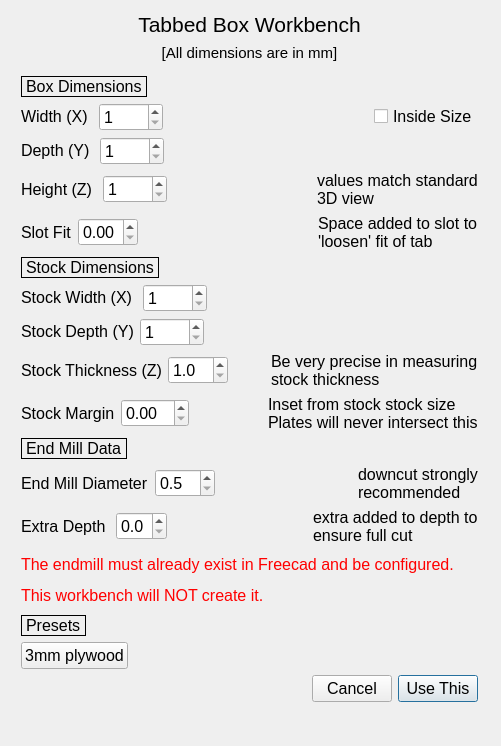
<?xml version="1.0" encoding="UTF-8"?>
<ui version="4.0">
 <class>Dialog</class>
 <widget class="QDialog" name="Dialog">
  <property name="geometry">
   <rect>
    <x>0</x>
    <y>0</y>
    <width>501</width>
    <height>746</height>
   </rect>
  </property>
  <property name="font">
   <font>
    <family>Arial</family>
    <pointsize>12</pointsize>
   </font>
  </property>
  <property name="windowTitle">
   <string>Box Dimensions</string>
  </property>
  <widget class="QWidget" name="">
   <property name="geometry">
    <rect>
     <x>21</x>
     <y>11</y>
     <width>457</width>
     <height>691</height>
    </rect>
   </property>
   <layout class="QGridLayout" name="gridLayout">
    <item row="0" column="0">
     <layout class="QVBoxLayout" name="verticalLayout_2">
      <item>
       <widget class="QLabel" name="headerlabel">
        <property name="font">
         <font>
          <family>Arial</family>
          <pointsize>16</pointsize>
         </font>
        </property>
        <property name="text">
         <string>Tabbed Box Workbench</string>
        </property>
        <property name="alignment">
         <set>Qt::AlignCenter</set>
        </property>
       </widget>
      </item>
      <item>
       <widget class="QLabel" name="mmnote">
        <property name="font">
         <font>
          <family>Arial</family>
          <pointsize>11</pointsize>
         </font>
        </property>
        <property name="text">
         <string>[All dimensions are in mm]</string>
        </property>
        <property name="alignment">
         <set>Qt::AlignHCenter|Qt::AlignTop</set>
        </property>
       </widget>
      </item>
     </layout>
    </item>
    <item row="1" column="0">
     <layout class="QVBoxLayout" name="verticalLayout">
      <item>
       <widget class="QLabel" name="Box_label">
        <property name="sizePolicy">
         <sizepolicy hsizetype="Fixed" vsizetype="Fixed">
          <horstretch>0</horstretch>
          <verstretch>0</verstretch>
         </sizepolicy>
        </property>
        <property name="frameShape">
         <enum>QFrame::Box</enum>
        </property>
        <property name="text">
         <string>Box Dimensions</string>
        </property>
       </widget>
      </item>
      <item>
       <layout class="QHBoxLayout" name="horizontalLayout_2">
        <item>
         <layout class="QHBoxLayout" name="horizontalLayout">
          <property name="sizeConstraint">
           <enum>QLayout::SetFixedSize</enum>
          </property>
          <item>
           <widget class="QLabel" name="boxW">
            <property name="sizePolicy">
             <sizepolicy hsizetype="Fixed" vsizetype="Fixed">
              <horstretch>0</horstretch>
              <verstretch>0</verstretch>
             </sizepolicy>
            </property>
            <property name="text">
             <string>Width (X) </string>
            </property>
           </widget>
          </item>
          <item>
           <widget class="QSpinBox" name="boxW_val">
            <property name="sizePolicy">
             <sizepolicy hsizetype="Fixed" vsizetype="Fixed">
              <horstretch>0</horstretch>
              <verstretch>0</verstretch>
             </sizepolicy>
            </property>
            <property name="minimum">
             <number>1</number>
            </property>
            <property name="maximum">
             <number>1000</number>
            </property>
           </widget>
          </item>
         </layout>
        </item>
        <item>
         <spacer name="horizontalSpacer">
          <property name="orientation">
           <enum>Qt::Horizontal</enum>
          </property>
          <property name="sizeHint" stdset="0">
           <size>
            <width>40</width>
            <height>20</height>
           </size>
          </property>
         </spacer>
        </item>
        <item>
         <widget class="QCheckBox" name="inside_chk">
          <property name="text">
           <string>Inside Size</string>
          </property>
         </widget>
        </item>
       </layout>
      </item>
      <item>
       <layout class="QHBoxLayout" name="horizontalLayout_3">
        <item>
         <widget class="QLabel" name="boxY">
          <property name="sizePolicy">
           <sizepolicy hsizetype="Fixed" vsizetype="Fixed">
            <horstretch>0</horstretch>
            <verstretch>0</verstretch>
           </sizepolicy>
          </property>
          <property name="text">
           <string>Depth (Y) </string>
          </property>
         </widget>
        </item>
        <item>
         <widget class="QSpinBox" name="boxY_val">
          <property name="sizePolicy">
           <sizepolicy hsizetype="Fixed" vsizetype="Fixed">
            <horstretch>0</horstretch>
            <verstretch>0</verstretch>
           </sizepolicy>
          </property>
          <property name="minimum">
           <number>1</number>
          </property>
          <property name="maximum">
           <number>1000</number>
          </property>
         </widget>
        </item>
        <item>
         <spacer name="horizontalSpacer_2">
          <property name="orientation">
           <enum>Qt::Horizontal</enum>
          </property>
          <property name="sizeHint" stdset="0">
           <size>
            <width>40</width>
            <height>20</height>
           </size>
          </property>
         </spacer>
        </item>
       </layout>
      </item>
      <item>
       <layout class="QHBoxLayout" name="horizontalLayout_4">
        <item>
         <layout class="QHBoxLayout" name="horizontalLayout_6"/>
        </item>
        <item>
         <layout class="QGridLayout" name="gridLayout_2">
          <item row="0" column="2">
           <spacer name="horizontalSpacer_3">
            <property name="orientation">
             <enum>Qt::Horizontal</enum>
            </property>
            <property name="sizeHint" stdset="0">
             <size>
              <width>40</width>
              <height>20</height>
             </size>
            </property>
           </spacer>
          </item>
          <item row="0" column="0">
           <widget class="QLabel" name="boxZ">
            <property name="sizePolicy">
             <sizepolicy hsizetype="Fixed" vsizetype="Fixed">
              <horstretch>0</horstretch>
              <verstretch>0</verstretch>
             </sizepolicy>
            </property>
            <property name="text">
             <string>Height (Z) </string>
            </property>
           </widget>
          </item>
          <item row="0" column="1">
           <widget class="QSpinBox" name="boxZ_val">
            <property name="sizePolicy">
             <sizepolicy hsizetype="Fixed" vsizetype="Fixed">
              <horstretch>0</horstretch>
              <verstretch>0</verstretch>
             </sizepolicy>
            </property>
            <property name="minimum">
             <number>1</number>
            </property>
            <property name="maximum">
             <number>1000</number>
            </property>
           </widget>
          </item>
          <item row="0" column="3">
           <widget class="QLabel" name="coord_note">
            <property name="sizePolicy">
             <sizepolicy hsizetype="Fixed" vsizetype="Fixed">
              <horstretch>0</horstretch>
              <verstretch>0</verstretch>
             </sizepolicy>
            </property>
            <property name="text">
             <string>values match standard
3D view</string>
            </property>
           </widget>
          </item>
         </layout>
        </item>
       </layout>
      </item>
      <item>
       <layout class="QHBoxLayout" name="horizontalLayout_18">
        <item>
         <widget class="QLabel" name="slotFitLbl">
          <property name="text">
           <string>Slot Fit</string>
          </property>
         </widget>
        </item>
        <item>
         <widget class="QDoubleSpinBox" name="slotFit_val">
          <property name="maximum">
           <double>1.000000000000000</double>
          </property>
          <property name="singleStep">
           <double>0.100000000000000</double>
          </property>
         </widget>
        </item>
        <item>
         <spacer name="horizontalSpacer_11">
          <property name="orientation">
           <enum>Qt::Horizontal</enum>
          </property>
          <property name="sizeHint" stdset="0">
           <size>
            <width>40</width>
            <height>20</height>
           </size>
          </property>
         </spacer>
        </item>
        <item>
         <widget class="QLabel" name="slotFit_comment">
          <property name="text">
           <string>Space added to slot to
'loosen' fit of tab</string>
          </property>
         </widget>
        </item>
       </layout>
      </item>
     </layout>
    </item>
    <item row="2" column="0">
     <layout class="QVBoxLayout" name="verticalLayout_4">
      <item>
       <widget class="QLabel" name="Stock_label">
        <property name="sizePolicy">
         <sizepolicy hsizetype="Fixed" vsizetype="Fixed">
          <horstretch>0</horstretch>
          <verstretch>0</verstretch>
         </sizepolicy>
        </property>
        <property name="frameShape">
         <enum>QFrame::Box</enum>
        </property>
        <property name="text">
         <string>Stock Dimensions</string>
        </property>
       </widget>
      </item>
      <item>
       <layout class="QHBoxLayout" name="horizontalLayout_8">
        <item>
         <layout class="QHBoxLayout" name="horizontalLayout_7">
          <item>
           <widget class="QLabel" name="stockX">
            <property name="sizePolicy">
             <sizepolicy hsizetype="Fixed" vsizetype="Fixed">
              <horstretch>0</horstretch>
              <verstretch>0</verstretch>
             </sizepolicy>
            </property>
            <property name="text">
             <string>Stock Width (X) </string>
            </property>
           </widget>
          </item>
          <item>
           <widget class="QSpinBox" name="stockX_val">
            <property name="sizePolicy">
             <sizepolicy hsizetype="Fixed" vsizetype="Fixed">
              <horstretch>0</horstretch>
              <verstretch>0</verstretch>
             </sizepolicy>
            </property>
            <property name="minimum">
             <number>1</number>
            </property>
            <property name="maximum">
             <number>1000</number>
            </property>
           </widget>
          </item>
          <item>
           <spacer name="horizontalSpacer_4">
            <property name="orientation">
             <enum>Qt::Horizontal</enum>
            </property>
            <property name="sizeHint" stdset="0">
             <size>
              <width>40</width>
              <height>20</height>
             </size>
            </property>
           </spacer>
          </item>
         </layout>
        </item>
       </layout>
      </item>
      <item>
       <layout class="QHBoxLayout" name="horizontalLayout_10">
        <item>
         <layout class="QHBoxLayout" name="horizontalLayout_9">
          <item>
           <widget class="QLabel" name="stockY">
            <property name="sizePolicy">
             <sizepolicy hsizetype="Fixed" vsizetype="Fixed">
              <horstretch>0</horstretch>
              <verstretch>0</verstretch>
             </sizepolicy>
            </property>
            <property name="text">
             <string>Stock Depth (Y)</string>
            </property>
           </widget>
          </item>
          <item>
           <widget class="QSpinBox" name="stockY_val">
            <property name="sizePolicy">
             <sizepolicy hsizetype="Fixed" vsizetype="Fixed">
              <horstretch>0</horstretch>
              <verstretch>0</verstretch>
             </sizepolicy>
            </property>
            <property name="minimum">
             <number>1</number>
            </property>
            <property name="maximum">
             <number>1000</number>
            </property>
           </widget>
          </item>
          <item>
           <spacer name="horizontalSpacer_5">
            <property name="orientation">
             <enum>Qt::Horizontal</enum>
            </property>
            <property name="sizeHint" stdset="0">
             <size>
              <width>40</width>
              <height>20</height>
             </size>
            </property>
           </spacer>
          </item>
         </layout>
        </item>
       </layout>
      </item>
      <item>
       <layout class="QHBoxLayout" name="horizontalLayout_12">
        <item>
         <layout class="QHBoxLayout" name="horizontalLayout_11">
          <item>
           <widget class="QLabel" name="stockZ">
            <property name="sizePolicy">
             <sizepolicy hsizetype="Fixed" vsizetype="Fixed">
              <horstretch>0</horstretch>
              <verstretch>0</verstretch>
             </sizepolicy>
            </property>
            <property name="text">
             <string>Stock Thickness (Z)</string>
            </property>
           </widget>
          </item>
          <item>
           <widget class="QDoubleSpinBox" name="stockZ_val">
            <property name="sizePolicy">
             <sizepolicy hsizetype="Fixed" vsizetype="Fixed">
              <horstretch>0</horstretch>
              <verstretch>0</verstretch>
             </sizepolicy>
            </property>
            <property name="decimals">
             <number>1</number>
            </property>
            <property name="minimum">
             <double>1.000000000000000</double>
            </property>
            <property name="maximum">
             <double>50.000000000000000</double>
            </property>
            <property name="singleStep">
             <double>0.100000000000000</double>
            </property>
           </widget>
          </item>
         </layout>
        </item>
        <item>
         <spacer name="horizontalSpacer_6">
          <property name="orientation">
           <enum>Qt::Horizontal</enum>
          </property>
          <property name="sizeHint" stdset="0">
           <size>
            <width>40</width>
            <height>20</height>
           </size>
          </property>
         </spacer>
        </item>
        <item>
         <widget class="QLabel" name="precision_label">
          <property name="sizePolicy">
           <sizepolicy hsizetype="Fixed" vsizetype="Fixed">
            <horstretch>0</horstretch>
            <verstretch>0</verstretch>
           </sizepolicy>
          </property>
          <property name="text">
           <string>Be very precise in measuring
stock thickness</string>
          </property>
         </widget>
        </item>
       </layout>
      </item>
      <item>
       <layout class="QHBoxLayout" name="horizontalLayout_5">
        <item>
         <widget class="QLabel" name="stockMarginLbl">
          <property name="sizePolicy">
           <sizepolicy hsizetype="Fixed" vsizetype="Fixed">
            <horstretch>0</horstretch>
            <verstretch>0</verstretch>
           </sizepolicy>
          </property>
          <property name="text">
           <string>Stock Margin</string>
          </property>
         </widget>
        </item>
        <item>
         <widget class="QDoubleSpinBox" name="stockMargin_val">
          <property name="maximum">
           <double>10.000000000000000</double>
          </property>
         </widget>
        </item>
        <item>
         <spacer name="horizontalSpacer_10">
          <property name="orientation">
           <enum>Qt::Horizontal</enum>
          </property>
          <property name="sizeHint" stdset="0">
           <size>
            <width>40</width>
            <height>20</height>
           </size>
          </property>
         </spacer>
        </item>
        <item>
         <widget class="QLabel" name="stockMargin_comment">
          <property name="text">
           <string>Inset from stock stock size
Plates will never intersect this</string>
          </property>
         </widget>
        </item>
       </layout>
      </item>
     </layout>
    </item>
    <item row="3" column="0">
     <layout class="QVBoxLayout" name="verticalLayout_3">
      <item>
       <widget class="QLabel" name="endMill">
        <property name="sizePolicy">
         <sizepolicy hsizetype="Fixed" vsizetype="Fixed">
          <horstretch>0</horstretch>
          <verstretch>0</verstretch>
         </sizepolicy>
        </property>
        <property name="frameShape">
         <enum>QFrame::Box</enum>
        </property>
        <property name="text">
         <string>End Mill Data</string>
        </property>
       </widget>
      </item>
      <item>
       <layout class="QHBoxLayout" name="horizontalLayout_14">
        <item>
         <layout class="QHBoxLayout" name="horizontalLayout_13">
          <item>
           <widget class="QLabel" name="emDia">
            <property name="sizePolicy">
             <sizepolicy hsizetype="Fixed" vsizetype="Fixed">
              <horstretch>0</horstretch>
              <verstretch>0</verstretch>
             </sizepolicy>
            </property>
            <property name="text">
             <string>End Mill Diameter</string>
            </property>
           </widget>
          </item>
          <item>
           <widget class="QDoubleSpinBox" name="emDia_val">
            <property name="sizePolicy">
             <sizepolicy hsizetype="Fixed" vsizetype="Fixed">
              <horstretch>0</horstretch>
              <verstretch>0</verstretch>
             </sizepolicy>
            </property>
            <property name="decimals">
             <number>1</number>
            </property>
            <property name="minimum">
             <double>0.500000000000000</double>
            </property>
            <property name="maximum">
             <double>12.500000000000000</double>
            </property>
            <property name="singleStep">
             <double>0.100000000000000</double>
            </property>
           </widget>
          </item>
         </layout>
        </item>
        <item>
         <spacer name="horizontalSpacer_7">
          <property name="orientation">
           <enum>Qt::Horizontal</enum>
          </property>
          <property name="sizeHint" stdset="0">
           <size>
            <width>40</width>
            <height>20</height>
           </size>
          </property>
         </spacer>
        </item>
        <item>
         <widget class="QLabel" name="downcut">
          <property name="sizePolicy">
           <sizepolicy hsizetype="Fixed" vsizetype="Preferred">
            <horstretch>0</horstretch>
            <verstretch>0</verstretch>
           </sizepolicy>
          </property>
          <property name="text">
           <string>downcut strongly
recommended</string>
          </property>
         </widget>
        </item>
       </layout>
      </item>
      <item>
       <layout class="QHBoxLayout" name="horizontalLayout_17">
        <item>
         <layout class="QHBoxLayout" name="horizontalLayout_16">
          <item>
           <widget class="QLabel" name="extraMM">
            <property name="sizePolicy">
             <sizepolicy hsizetype="Fixed" vsizetype="Fixed">
              <horstretch>0</horstretch>
              <verstretch>0</verstretch>
             </sizepolicy>
            </property>
            <property name="text">
             <string>Extra Depth </string>
            </property>
           </widget>
          </item>
          <item>
           <widget class="QDoubleSpinBox" name="extra_val">
            <property name="sizePolicy">
             <sizepolicy hsizetype="Fixed" vsizetype="Fixed">
              <horstretch>0</horstretch>
              <verstretch>0</verstretch>
             </sizepolicy>
            </property>
            <property name="decimals">
             <number>1</number>
            </property>
            <property name="minimum">
             <double>0.000000000000000</double>
            </property>
            <property name="maximum">
             <double>2.000000000000000</double>
            </property>
            <property name="singleStep">
             <double>0.100000000000000</double>
            </property>
            <property name="value">
             <double>0.000000000000000</double>
            </property>
           </widget>
          </item>
         </layout>
        </item>
        <item>
         <spacer name="horizontalSpacer_9">
          <property name="orientation">
           <enum>Qt::Horizontal</enum>
          </property>
          <property name="sizeHint" stdset="0">
           <size>
            <width>40</width>
            <height>20</height>
           </size>
          </property>
         </spacer>
        </item>
        <item>
         <widget class="QLabel" name="extra_comment">
          <property name="sizePolicy">
           <sizepolicy hsizetype="Fixed" vsizetype="Fixed">
            <horstretch>0</horstretch>
            <verstretch>0</verstretch>
           </sizepolicy>
          </property>
          <property name="text">
           <string>extra added to depth to
ensure full cut</string>
          </property>
         </widget>
        </item>
       </layout>
      </item>
     </layout>
    </item>
    <item row="4" column="0">
     <widget class="QLabel" name="toolwarning">
      <property name="font">
       <font>
        <family>Arial</family>
        <pointsize>12</pointsize>
       </font>
      </property>
      <property name="styleSheet">
       <string notr="true">color: red</string>
      </property>
      <property name="text">
       <string>&lt;html&gt;&lt;head/&gt;&lt;body&gt;&lt;p&gt;The endmill must already exist in Freecad and be configured.&lt;/p&gt;&lt;p&gt;This workbench will NOT create it.&lt;/p&gt;&lt;/body&gt;&lt;/html&gt;</string>
      </property>
     </widget>
    </item>
    <item row="5" column="0">
     <layout class="QVBoxLayout" name="verticalLayout_6">
      <item>
       <widget class="QLabel" name="testLbl">
        <property name="sizePolicy">
         <sizepolicy hsizetype="Fixed" vsizetype="Fixed">
          <horstretch>0</horstretch>
          <verstretch>0</verstretch>
         </sizepolicy>
        </property>
        <property name="frameShape">
         <enum>QFrame::Box</enum>
        </property>
        <property name="text">
         <string>Presets</string>
        </property>
       </widget>
      </item>
      <item>
       <widget class="QPushButton" name="test1Button">
        <property name="sizePolicy">
         <sizepolicy hsizetype="Fixed" vsizetype="Fixed">
          <horstretch>0</horstretch>
          <verstretch>0</verstretch>
         </sizepolicy>
        </property>
        <property name="text">
         <string>3mm plywood</string>
        </property>
        <property name="flat">
         <bool>false</bool>
        </property>
       </widget>
      </item>
     </layout>
    </item>
    <item row="6" column="0">
     <layout class="QHBoxLayout" name="horizontalLayout_15">
      <item>
       <spacer name="horizontalSpacer_8">
        <property name="orientation">
         <enum>Qt::Horizontal</enum>
        </property>
        <property name="sizeHint" stdset="0">
         <size>
          <width>40</width>
          <height>20</height>
         </size>
        </property>
       </spacer>
      </item>
      <item>
       <widget class="QPushButton" name="cancelBtn">
        <property name="sizePolicy">
         <sizepolicy hsizetype="Fixed" vsizetype="Fixed">
          <horstretch>0</horstretch>
          <verstretch>0</verstretch>
         </sizepolicy>
        </property>
        <property name="text">
         <string>Cancel</string>
        </property>
       </widget>
      </item>
      <item>
       <widget class="QPushButton" name="useBtn">
        <property name="sizePolicy">
         <sizepolicy hsizetype="Fixed" vsizetype="Fixed">
          <horstretch>0</horstretch>
          <verstretch>0</verstretch>
         </sizepolicy>
        </property>
        <property name="text">
         <string>Use This</string>
        </property>
        <property name="default">
         <bool>true</bool>
        </property>
       </widget>
      </item>
     </layout>
    </item>
   </layout>
  </widget>
 </widget>
 <resources/>
 <connections/>
 <slots>
  <slot>on_useBtn_clicked()</slot>
  <slot>on_cancelBtn_clicked()</slot>
 </slots>
</ui>
